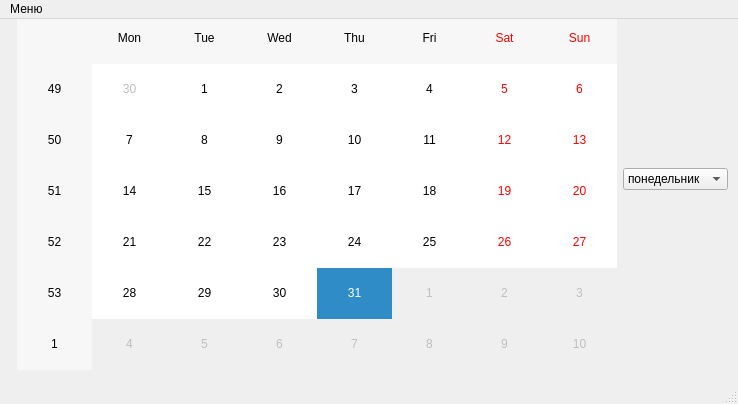
<?xml version="1.0" encoding="UTF-8"?>
<ui version="4.0">
 <class>MainWindow</class>
 <widget class="QMainWindow" name="MainWindow">
  <property name="geometry">
   <rect>
    <x>0</x>
    <y>0</y>
    <width>738</width>
    <height>404</height>
   </rect>
  </property>
  <property name="windowTitle">
   <string>Лабораторная Работа1</string>
  </property>
  <widget class="QWidget" name="centralwidget">
   <widget class="QWidget" name="verticalLayoutWidget">
    <property name="geometry">
     <rect>
      <x>29</x>
      <y>450</y>
      <width>431</width>
      <height>51</height>
     </rect>
    </property>
    <layout class="QVBoxLayout" name="verticalLayout"/>
   </widget>
   <widget class="QWidget" name="">
    <property name="geometry">
     <rect>
      <x>17</x>
      <y>-30</y>
      <width>711</width>
      <height>401</height>
     </rect>
    </property>
    <layout class="QVBoxLayout" name="verticalLayout_2">
     <item>
      <layout class="QGridLayout" name="gridLayout">
       <item row="0" column="1">
        <widget class="QComboBox" name="comboBox">
         <item>
          <property name="text">
           <string>понедельник</string>
          </property>
         </item>
         <item>
          <property name="text">
           <string>вторник</string>
          </property>
         </item>
         <item>
          <property name="text">
           <string>среда</string>
          </property>
         </item>
         <item>
          <property name="text">
           <string>четверг</string>
          </property>
         </item>
         <item>
          <property name="text">
           <string>пятница</string>
          </property>
         </item>
         <item>
          <property name="text">
           <string>суббота</string>
          </property>
         </item>
         <item>
          <property name="text">
           <string>воскресенье</string>
          </property>
         </item>
        </widget>
       </item>
       <item row="0" column="0">
        <widget class="QCalendarWidget" name="calendarWidget">
         <property name="minimumDate">
          <date>
           <year>2020</year>
           <month>1</month>
           <day>1</day>
          </date>
         </property>
         <property name="maximumDate">
          <date>
           <year>2020</year>
           <month>12</month>
           <day>31</day>
          </date>
         </property>
        </widget>
       </item>
      </layout>
     </item>
     <item>
      <spacer name="horizontalSpacer">
       <property name="orientation">
        <enum>Qt::Horizontal</enum>
       </property>
       <property name="sizeHint" stdset="0">
        <size>
         <width>40</width>
         <height>20</height>
        </size>
       </property>
      </spacer>
     </item>
    </layout>
   </widget>
  </widget>
  <widget class="QMenuBar" name="menubar">
   <property name="geometry">
    <rect>
     <x>0</x>
     <y>0</y>
     <width>738</width>
     <height>21</height>
    </rect>
   </property>
   <widget class="QMenu" name="menu">
    <property name="title">
     <string>Меню </string>
    </property>
    <addaction name="action"/>
    <addaction name="action_2"/>
   </widget>
   <addaction name="menu"/>
  </widget>
  <widget class="QStatusBar" name="statusbar"/>
  <action name="action">
   <property name="text">
    <string>Авторы </string>
   </property>
  </action>
  <action name="action_2">
   <property name="text">
    <string>Выход</string>
   </property>
  </action>
 </widget>
 <resources/>
 <connections>
  <connection>
   <sender>action_2</sender>
   <signal>triggered()</signal>
   <receiver>MainWindow</receiver>
   <slot>close()</slot>
   <hints>
    <hint type="sourcelabel">
     <x>399</x>
     <y>299</y>
    </hint>
    <hint type="destinationlabel">
     <x>399</x>
     <y>299</y>
    </hint>
   </hints>
  </connection>
 </connections>
</ui>
